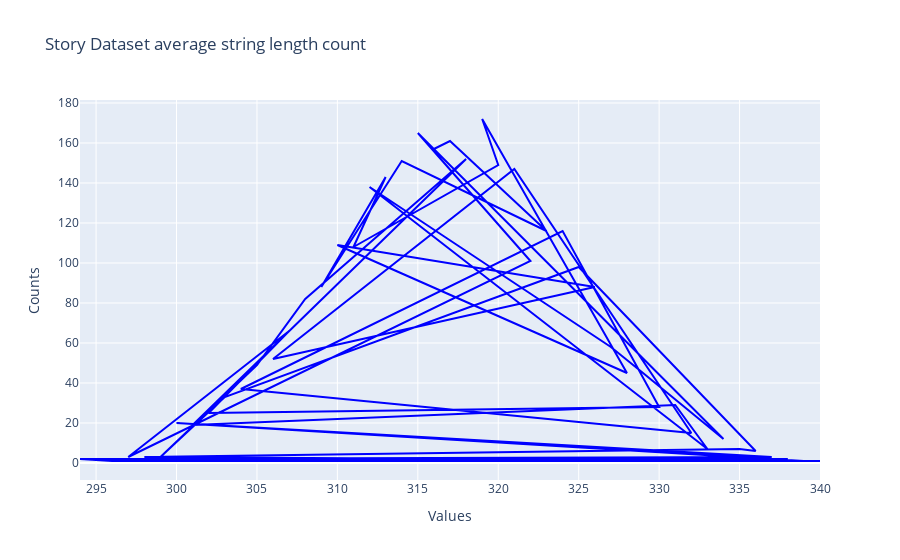

The cell this chart's notebook holds for it:
### Code cell
import plotly.graph_objs as go
from collections import Counter

# Using your count_vanilla data
keys = list(count_vanilla.keys())
values = list(count_vanilla.values())

# Create a line plot
trace = go.Scatter(x=keys, y=values, mode='lines', line=dict(color='blue'))

# Layout configuration
layout = go.Layout(
    title="Story Dataset average string length count",
    xaxis=dict(title='Values'),
    yaxis=dict(title='Counts')
)

# Combine the trace and layout into a figure
fig = go.Figure(data=[trace], layout=layout)

# Show the plot
fig.show()

### Figure 1 — Plotly figure (JSON) as saved in the notebook; plotly's stock layout.template omitted (floating-point values rounded to 4 significant figures)
{"data": [{"line": {"color": "blue"}, "mode": "lines", "type": "scatter", "x": [316, 317, 323, 314, 309, 313, 311, 320, 319, 328, 310, 326, 306, 321, 332, 304, 324, 330, 302, 307, 297, 322, 315, 334, 329, 327, 312, 333, 331, 301, 318, 308, 305, 299, 303, 325, 336, 335, 298, 339, 300, 337, 295, 338, 294, 296, 340], "y": [157, 161, 116, 151, 88, 143, 108, 149, 172, 45, 109, 88, 52, 147, 15, 37, 116, 28, 25, 66, 3, 101, 165, 12, 45, 58, 138, 7, 29, 19, 152, 82, 49, 3, 33, 98, 6, 7, 3, 1, 20, 3, 2, 2, 2, 1, 1]}], "layout": {"title": {"text": "Story Dataset average string length count"}, "xaxis": {"title": {"text": "Values"}}, "yaxis": {"title": {"text": "Counts"}}}}
